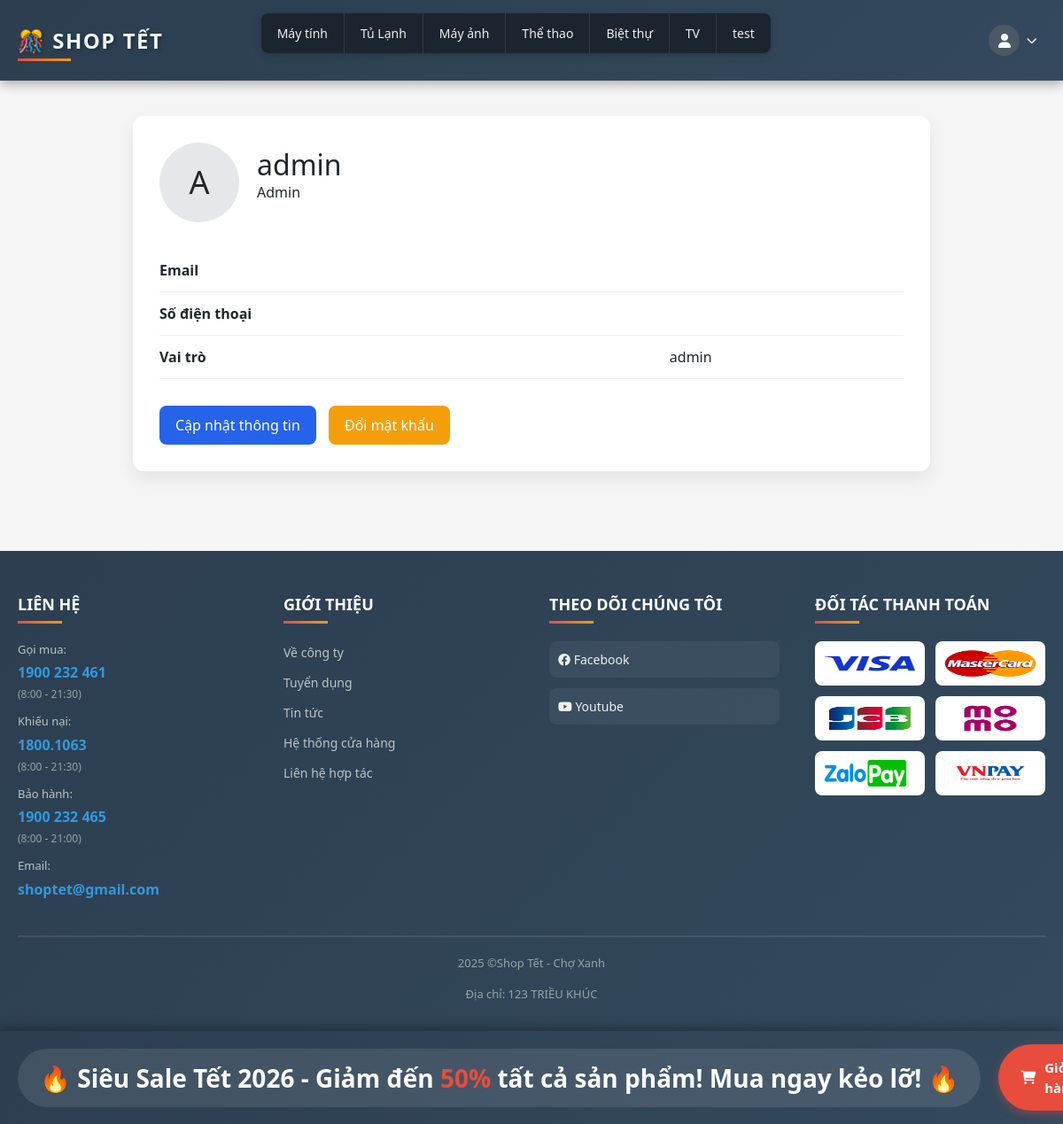
The app's page /index.php?page=profile (signed in), older data.
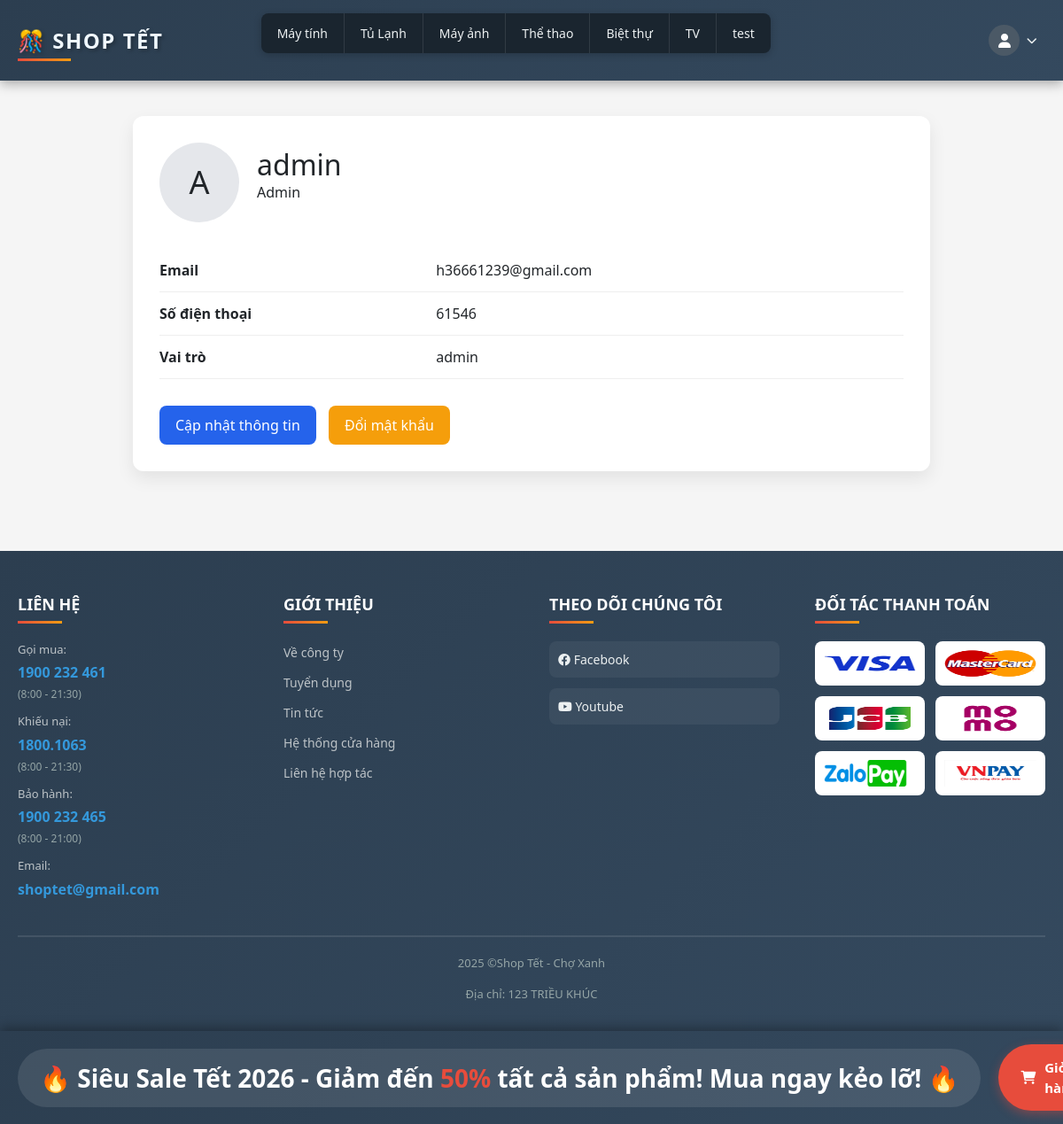
The same page, newer data.
### tables this page shows
CREATE TABLE `categories` (
  `id` int(11) NOT NULL,
  `name` varchar(100) NOT NULL
);

CREATE TABLE `users` (
  `id` int(11) NOT NULL,
  `username` varchar(50) NOT NULL,
  `password` varchar(255) NOT NULL,
  `email` varchar(100) DEFAULT NULL,
  `phone` varchar(15) DEFAULT NULL,
  `role` enum('admin','customer') DEFAULT 'customer'
);

### controllers/UserController.php (called while the page is built, shortened)
<?php
require_once __DIR__ . '/../core/Controller.php';
class UserController extends Controller {
    private $userModel;
    public function __construct() {
        $this->userModel = $this->model('UserModel');
    }
    public function profile() {
        $user_id = $this->getUserId();
        $user = $this->userModel->findById($user_id);
        $this->view('user/profile', [
            'user' => $user
        ]);
    }
}
?>

### core/App.php (called while the page is built, shortened)
<?php
class App {
    protected $controller = 'HomeController';
    protected $method = 'index';
    protected $params = [];
    public function __construct() {
        $page = isset($_GET['page']) ? $_GET['page'] : 'home';
        if (isset($this->routes[$page])) {
            $this->controller = $this->routes[$page][0];
            $this->method = $this->routes[$page][1];
        } else {
            $this->controller = 'HomeController';
            $this->method = 'index';
        }
        $controllerFile = __DIR__ . '/../controllers/' . $this->controller . '.php';
        if (file_exists($controllerFile)) {
            $this->controller = new $this->controller();
        } else {
            require_once __DIR__ . '/../controllers/HomeController.php';
            $this->controller = new HomeController();
            $this->method = 'index';
        }
        call_user_func_array([$this->controller, $this->method], $this->params);
    }
}
?>

### core/Database.php (called while the page is built, shortened)
<?php
class Database {
    private static $instance = null;
    private $conn;
    private $host = "localhost";
    private $username = "root";
    private $password = "";
    private $database = "nhom";
    private function __construct() {
        $this->conn = new mysqli($this->host, $this->username, $this->password, $this->database);
        $this->conn->set_charset("utf8");
    }
    public static function getInstance() {
        if (self::$instance === null) {
            self::$instance = new self();
        }
        return self::$instance;
    }
    public function getConnection() {
        return $this->conn;
    }
}
?>

### core/Model.php (called while the page is built, shortened)
<?php
class Model {
    protected $conn;
    protected $table;
    public function __construct() {
        $this->db = Database::getInstance();
        $this->conn = $this->db->getConnection();
    }
    public function findById($id) {
        $id = intval($id);
        $sql = "SELECT * FROM {$this->table} WHERE id = {$id}";
        $result = $this->conn->query($sql);
        if ($result && $result->num_rows > 0) {
            return $result->fetch_assoc();
        }
        return null;
    }
}
?>

### views/user/profile.php (the view, shortened to what the changed rows need)
<div class="profile-wrapper">
    <div class="profile-header">
        <div class="profile-avatar">
            <?= strtoupper(substr($user['username'], 0, 1)) ?>
        </div>
        <div class="profile-info">
            <h2><?= htmlspecialchars($user['username']) ?></h2>
            <p><?= ucfirst($user['role']) ?></p>
        </div>
    </div>
    <table class="profile-table">
        <tr>
            <td><b>Email</b></td>
            <td><?= htmlspecialchars($user['email']) ?></td>
        </tr>
        <tr>
            <td><b>Số điện thoại</b></td>
            <td><?= htmlspecialchars($user['phone'] ?? '') ?></td>
        </tr>
        <tr>
            <td><b>Vai trò</b></td>
            <td><?= $user['role'] ?></td>
        </tr>
    </table>
    <div class="profile-actions">
        <a href="index.php?page=profile_edit" class="btn-primary">Cập nhật thông tin</a>
        <a href="index.php?page=profile_password" class="btn-warning">Đổi mật khẩu</a>
    </div>
</div>

### partials/head.php (shortened to what the changed rows need)
<?php
if (class_exists('Database')) {
    $db = Database::getInstance();
    $conn = $db->getConnection();
} else {
    require_once __DIR__ . '/../config/db.php';
}
$sql = "SELECT id, name FROM categories";
$result = $conn->query($sql);
$headerCategories = [];
if ($result) {
    while ($row = $result->fetch_assoc()) {
        $headerCategories[] = $row;
    }
}
?>
<!DOCTYPE html>
<html lang="vi">
<head>
    <link rel="stylesheet" href="https://stackpath.bootstrapcdn.com/bootstrap/4.5.2/css/bootstrap.min.css">
    <link rel="stylesheet" href="https://cdnjs.cloudflare.com/ajax/libs/font-awesome/6.0.0-beta3/css/all.min.css">
    <link rel="stylesheet" href="css/head.css">
    <link rel="stylesheet" href="css/product.css">
    <link rel="stylesheet" href="css/auth.css">
    <link rel="stylesheet" href="css/profile.css">
</head>
<body>
    <header>
        <div class="header-container">
            <div class="header-top">
                <ul class="menu">
                    <?php
                    $visibleCount = 8;
                    $totalCategories = count($headerCategories);
                    for ($i = 0; $i < min($visibleCount, $totalCategories); $i++):
                        $cat = $headerCategories[$i];
                        ?>
                        <li>
                            <a href="index.php?page=category&id=<?= $cat['id'] ?>">
                                <?= htmlspecialchars($cat['name']) ?>
                            </a>
                        </li>
                    <?php endfor; ?>
                </ul>
            </div>
        </div>
    </header>

Row changes from the older to the newer data that the page shows:
changed users "admin": email (not shown) → "h36661239@gmail.com"; phone (not shown) → "61546"
